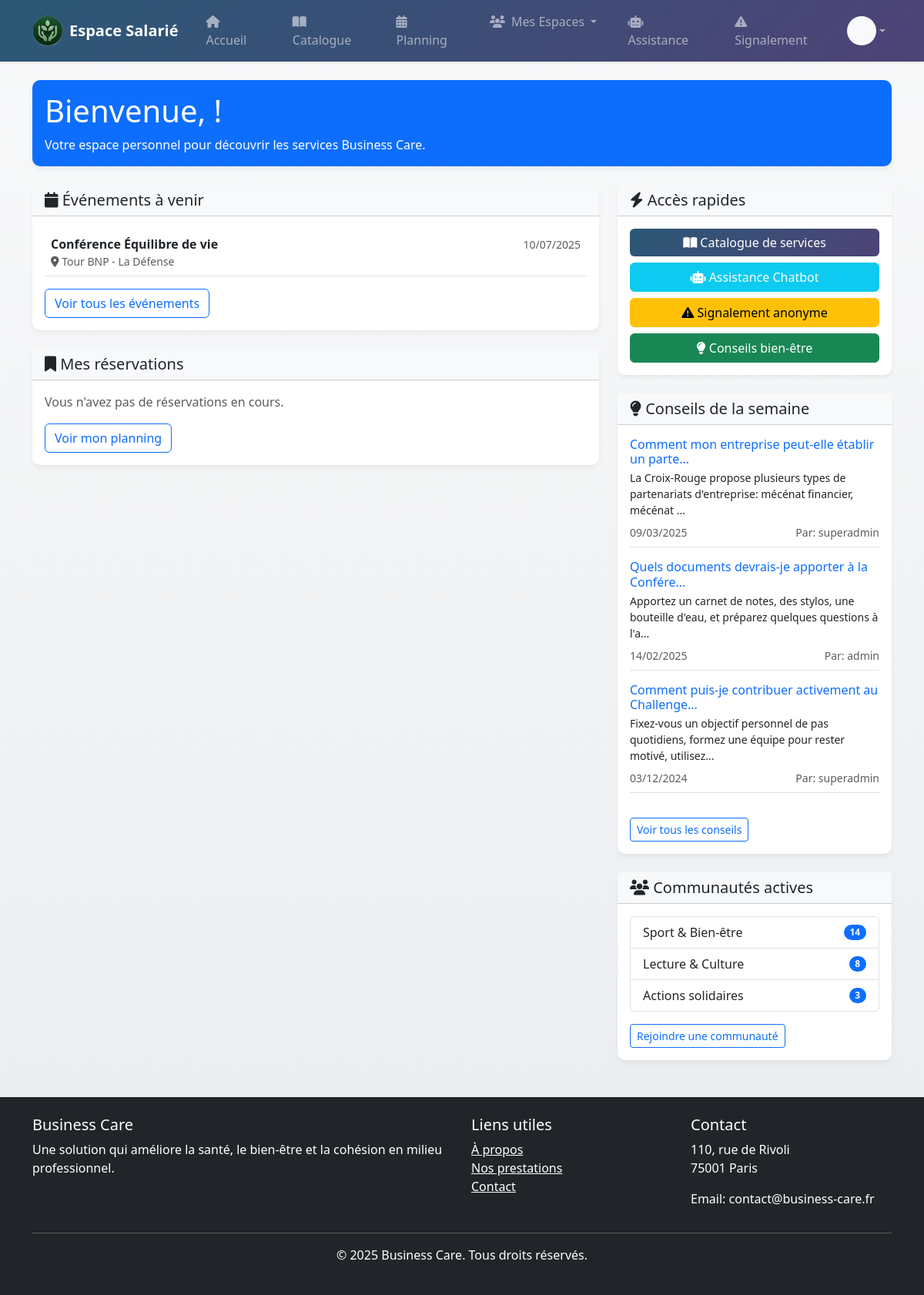
Page /frontOffice/employee/index.php on the committed database.
### tables this page shows
CREATE TABLE `evenements` (
  `evenement_id` int(11) NOT NULL,
  `nom` varchar(255) DEFAULT NULL,
  `date` date DEFAULT NULL,
  `lieu` varchar(255) DEFAULT NULL,
  `type` varchar(255) DEFAULT NULL,
  `statut` ENUM('en_cours', 'a_venir', 'termine') DEFAULT 'en_cours',
  `id_association` int(11)  DEFAULT NULL,
  `desactivate` boolean DEFAULT 0
);

CREATE TABLE `conseil` (
  `conseil_id` int(11) NOT NULL,
  `question` text DEFAULT NULL,
  `reponse` text DEFAULT NULL,
  `id_collaborateur` int(11) DEFAULT NULL,
  `id_admin` int(11) DEFAULT NULL,
  `date_creation` date DEFAULT NULL
);

### api/dao/event.php (called while the page is built, shortened)
<?php
function getAllEvents($limit = null, $offset = null) {
    $db = getDatabaseConnection();
    $sql = "SELECT e.evenement_id, e.nom, e.date, e.lieu, e.type, e.statut, e.id_association, a.name as association_name
            FROM evenements e
            JOIN association a ON e.id_association = a.association_id";
    $params = [];
    $stmt = $db->prepare($sql);
    $res = $stmt->execute($params);
    if ($res) {
        return $stmt->fetchAll(PDO::FETCH_ASSOC);
    }
    return null;
}

### api/dao/advice.php (called while the page is built, shortened)
<?php
function getAllAdvices()
{
    try {
        $db = getDatabaseConnection();
        $sql = "SELECT c.*, col.nom AS collaborateur_nom, col.prenom AS collaborateur_prenom,
                a.username AS admin_username
                FROM conseil c
                LEFT JOIN collaborateur col ON c.id_collaborateur = col.collaborateur_id
                LEFT JOIN admin a ON c.id_admin = a.admin_id
                ORDER BY c.conseil_id DESC";
        $stmt = $db->query($sql);
        return $stmt->fetchAll(PDO::FETCH_ASSOC);
    } catch (PDOException $e) {
        echo "Erreur lors de la récupération des conseils: " . $e->getMessage();
        return [];
    }
}
?>

### frontOffice/employee/index.php (the view, shortened to what this page needs)
<?php
require_once 'includes/head.php';
include_once 'includes/header.php';
?>
<div class="container mt-4">
    <div class="row mb-4">
        <div class="col-12">
            <div class="card bg-primary text-white">
                <div class="card-body">
                    <h1 class="card-title">Bienvenue, <?php echo htmlspecialchars($_SESSION['prenom']); ?> !</h1>
                    <p class="card-text">Votre espace personnel pour découvrir les services Business Care.</p>
                </div>
            </div>
        </div>
    </div>
    <div class="row">
        <div class="col-md-8">
            <div class="card mb-4">
                <div class="card-header bg-light">
                    <h5 class="card-title mb-0"><i class="fas fa-calendar"></i> Événements à venir</h5>
                </div>
                <div class="card-body">
                    <?php
                    require_once '../../api/dao/event.php';
                    $events = getAllEvents();
                    if ($events && count($events) > 0) {
                        $today = date('Y-m-d');
                        $upcomingEvents = array_filter($events, function($event) use ($today) {
                            return $event['date'] >= $today;
                        });
                        $upcomingEvents = array_slice($upcomingEvents, 0, 3);
                        if (count($upcomingEvents) > 0) {
                            foreach ($upcomingEvents as $event) {
                                ?>
                                <div class="mb-2 p-2 border-bottom">
                                    <div class="d-flex justify-content-between align-items-center">
                                        <strong><?php echo htmlspecialchars($event['nom']); ?></strong>
                                        <small class="text-muted"><?php echo date('d/m/Y', strtotime($event['date'])); ?></small>
                                    </div>
                                    <?php if (!empty($event['lieu'])) { ?>
                                        <div class="text-muted small">
                                            <i class="fas fa-map-marker-alt"></i> <?php echo htmlspecialchars($event['lieu']); ?>
                                        </div>
                                    <?php } ?>
                                </div>
                                <?php
                            }
                        } else {
                            echo '<p class="text-muted">Aucun événement à venir pour le moment.</p>';
                        }
                    } else {
                        echo '<p class="text-muted">Aucun événement disponible.</p>';
                    }
                    ?>
                    <div class="mt-3">
                        <a href="catalogue.php" class="btn btn-outline-primary">Voir tous les événements</a>
                    </div>
                </div>
            </div>
            <div class="card mb-4">
                <div class="card-header bg-light">
                    <h5 class="card-title mb-0"><i class="fas fa-bookmark"></i> Mes réservations</h5>
                </div>
                <div class="card-body">
                    <div id="my-activities">
                    </div>
                    <div class="mt-3">
                        <a href="planning.php" class="btn btn-outline-primary">Voir mon planning</a>
                    </div>
                </div>
            </div>
        </div>
        <div class="col-md-4">
            <div class="card mb-4">
                <div class="card-header bg-light">
                    <h5 class="card-title mb-0"><i class="fas fa-bolt"></i> Accès rapides</h5>
                </div>
                <div class="card-body">
                    <div class="d-grid gap-2">
                        <a href="catalogue.php" class="btn btn-primary">
                            <i class="fas fa-book-open"></i> Catalogue de services
                        </a>
                        <a href="chatbot.php" class="btn btn-info text-white">
                            <i class="fas fa-robot"></i> Assistance Chatbot
                        </a>
                        <a href="signalement.php" class="btn btn-warning">
                            <i class="fas fa-exclamation-triangle"></i> Signalement anonyme
                        </a>
                        <a href="advice.php" class="btn btn-success">
                            <i class="fas fa-lightbulb"></i> Conseils bien-être
                        </a>
                    </div>
                </div>
            </div>
            <div class="card mb-4">
                <div class="card-header bg-light">
                    <h5 class="card-title mb-0"><i class="fas fa-lightbulb"></i> Conseils de la semaine</h5>
                </div>
                <div class="card-body">
                    <?php
                    require_once '../../api/dao/advice.php';
                    $advices = getAllAdvices();
                    $answeredAdvices = array_filter($advices, function($advice) {
                        return !empty($advice['reponse']);
                    });
                    usort($answeredAdvices, function($a, $b) {
                        $dateA = !empty($a['date_reponse']) ? strtotime($a['date_reponse']) : strtotime($a['date_creation']);
                        $dateB = !empty($b['date_reponse']) ? strtotime($b['date_reponse']) : strtotime($b['date_creation']);
                        return $dateB - $dateA;
                    });
                    $recentAdvices = array_slice($answeredAdvices, 0, 3);
                    if (count($recentAdvices) > 0) {
                        foreach ($recentAdvices as $advice) {
                            ?>
                            <div class="mb-3 pb-2 border-bottom">
                                <h6 class="mb-1 text-primary"><?php echo htmlspecialchars(substr($advice['question'], 0, 50) . (strlen($advice['question']) > 50 ? '...' : '')); ?></h6>
                                <p class="small mb-2"><?php echo htmlspecialchars(substr($advice['reponse'], 0, 100) . (strlen($advice['reponse']) > 100 ? '...' : '')); ?></p>
                                <div class="d-flex justify-content-between">
                                    <small class="text-muted">
                                        <?php
                                        if (!empty($advice['date_reponse'])) {
                                            echo date('d/m/Y', strtotime($advice['date_reponse']));
                                        } else {
                                            echo date('d/m/Y', strtotime($advice['date_creation']));
                                        }
                                        ?>
                                    </small>
                                    <?php if (!empty($advice['admin_username'])) { ?>
                                        <small class="text-muted">Par: <?php echo htmlspecialchars($advice['admin_username']); ?></small>
                                    <?php } ?>
                                </div>
                            </div>
                            <?php
                        }
                        ?>
                        <a href="advice.php" class="btn btn-outline-primary btn-sm mt-3">Voir tous les conseils</a>
                        <?php
                    } else {
                        echo '<p class="text-muted">Aucun conseil disponible pour le moment.</p>';
                    }
                    ?>
                </div>
            </div>
            <div class="card">
                <div class="card-header bg-light">
                    <h5 class="card-title mb-0"><i class="fas fa-users"></i> Communautés actives</h5>
                </div>
                <div class="card-body">
                    <ul class="list-group">
                        <li class="list-group-item d-flex justify-content-between align-items-center">
                            Sport & Bien-être
                            <span class="badge bg-primary rounded-pill">14</span>
                        </li>
                        <li class="list-group-item d-flex justify-content-between align-items-center">
                            Lecture & Culture
                            <span class="badge bg-primary rounded-pill">8</span>
                        </li>
                        <li class="list-group-item d-flex justify-content-between align-items-center">
                            Actions solidaires
                            <span class="badge bg-primary rounded-pill">3</span>
                        </li>
                    </ul>
                    <a href="communaute.php" class="btn btn-outline-primary btn-sm mt-3">Rejoindre une communauté</a>
                </div>
            </div>
        </div>
    </div>
</div>
<?php
include 'includes/footer.php';
?>

### frontOffice/employee/includes/head.php (shortened to what this page needs)
<!DOCTYPE html>
<html lang="fr">
<head>
    <link href="https://cdn.jsdelivr.net/npm/bootstrap@5.3.3/dist/css/bootstrap.min.css" rel="stylesheet">
    <link rel="stylesheet" href="https://cdnjs.cloudflare.com/ajax/libs/font-awesome/6.4.2/css/all.min.css">
</head>
<body>

### frontOffice/employee/includes/header.php (shortened to what this page needs)
<header>
    <nav class="navbar navbar-expand-lg navbar-dark shadow-sm sticky-top" style="background: linear-gradient(135deg, #2b5876 0%, #4e4376 100%);">
        <div class="container">
            <a class="navbar-brand d-flex align-items-center" href="index.php">
                <img src="/data/static/logo.png" alt="Business Care" class="me-2" height="40">
                <span class="fw-bold">Espace Salarié</span>
            </a>
            <div class="collapse navbar-collapse" id="navbarNav">
                <ul class="navbar-nav me-auto">
                    <li class="nav-item">
                        <a class="nav-link px-3 rounded-pill mx-1" href="index.php">
                            <i class="fas fa-home me-1"></i> Accueil
                        </a>
                    </li>
                    <li class="nav-item">
                        <a class="nav-link px-3 rounded-pill mx-1" href="catalogue.php">
                            <i class="fas fa-book-open me-1"></i> Catalogue
                        </a>
                    </li>
                    <li class="nav-item">
                        <a class="nav-link px-3 rounded-pill mx-1" href="planning.php">
                            <i class="fas fa-calendar-alt me-1"></i> Planning
                        </a>
                    </li>
                    <li class="nav-item dropdown">
                        <a class="nav-link dropdown-toggle px-3 rounded-pill mx-1" href="#" id="espacesDropdown" role="button" data-bs-toggle="dropdown" aria-expanded="false">
                            <i class="fas fa-users me-1"></i> Mes Espaces
                        </a>
                    </li>
                    <li class="nav-item">
                        <a class="nav-link px-3 rounded-pill mx-1" href="chatbot.php">
                            <i class="fas fa-robot me-1"></i> Assistance
                        </a>
                    </li>
                    <li class="nav-item">
                        <a class="nav-link px-3 rounded-pill mx-1" href="signalement.php">
                            <i class="fas fa-exclamation-triangle me-1"></i> Signalement
                        </a>
                    </li>
                </ul>
                <ul class="navbar-nav">
                    <li class="nav-item dropdown">
                        <a class="nav-link dropdown-toggle d-flex align-items-center" href="#" id="userDropdown" role="button" data-bs-toggle="dropdown" aria-expanded="false">
                            <div class="bg-light rounded-circle text-primary fw-bold d-flex align-items-center justify-content-center" style="width: 38px; height: 38px;">
                            </div>
                        </a>
                    </li>
                </ul>
            </div>
        </div>
    </nav>
</header>
<div class="toast-container position-fixed top-0 end-0 p-3" id="notificationContainer" style="z-index: 1100;"></div>

### frontOffice/employee/includes/footer.php
    <footer class="bg-dark text-white py-4 mt-5">
        <div class="container">
            <div class="row">
                <div class="col-md-6">
                    <h5>Business Care</h5>
                    <p>Une solution qui améliore la santé, le bien-être et la cohésion en milieu professionnel.</p>
                </div>
                <div class="col-md-3">
                    <h5>Liens utiles</h5>
                    <ul class="list-unstyled">
                        <li><a href="#" class="text-white">À propos</a></li>
                        <li><a href="#" class="text-white">Nos prestations</a></li>
                        <li><a href="#" class="text-white">Contact</a></li>
                    </ul>
                </div>
                <div class="col-md-3">
                    <h5>Contact</h5>
                    <address>
                        <p>110, rue de Rivoli<br>75001 Paris</p>
                        <p>Email: contact@business-care.fr</p>
                    </address>
                </div>
            </div>
            <hr>
            <div class="text-center">
                <p>&copy; <?php echo date('Y'); ?> Business Care. Tous droits réservés.</p>
            </div>
        </div>
    </footer>
</body>
</html>

### frontOffice/employee/includes/header.php (style rules this page uses)
body { background: linear-gradient(to bottom, #f8f9fa, #e9ecef); min-height: 100vh; }
.card { border: none; border-radius: 10px; box-shadow: 0 4px 6px rgba(0,0,0,0.05); transition: transform 0.2s, box-shadow 0.2s; }
.btn-primary { background: linear-gradient(135deg, #2b5876 0%, #4e4376 100%); border: none; }

### rows in the picture
evenements: nom "Conférence Équilibre de vie", date "10/07/2025", lieu "Tour BNP - La Défense"
conseil: question "Comment mon entreprise peut-elle établir un parte...", reponse "La Croix-Rouge propose plusieurs types de partenariats d'entreprise: mécénat financier, mécénat ...", date_creation "09/03/2025", id_admin.username "superadmin"
conseil: question "Quels documents devrais-je apporter à la Confére...", reponse "Apportez un carnet de notes, des stylos, une bouteille d'eau, et préparez quelques questions à l'a...", date_creation "14/02/2025", id_admin.username "admin"
conseil: question "Comment puis-je contribuer activement au Challenge...", reponse "Fixez-vous un objectif personnel de pas quotidiens, formez une équipe pour rester motivé, utilisez...", date_creation "03/12/2024", id_admin.username "superadmin"
